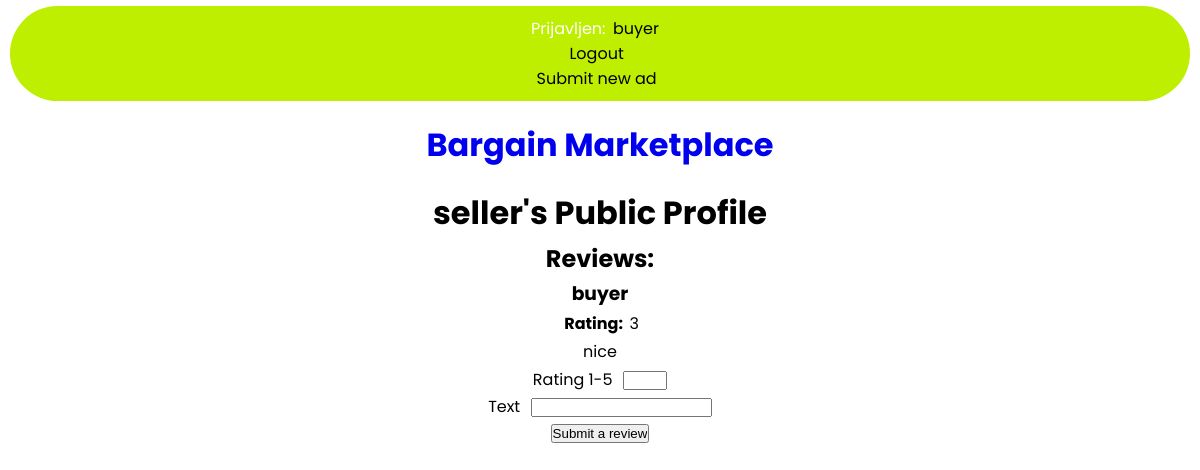
Screenshot of /marketplace/profile/2/ (signed in) with the database file from the repository.
### marketplace/models.py (models this page shows, shortened)
class MarketplaceUser(models.Model):
    user = models.OneToOneField(User, on_delete=models.CASCADE, primary_key = True)
    isSeller = models.BooleanField()
    credits = models.PositiveIntegerField()
    def __str__(self):
        return f"{self.user}"

class Review(models.Model):
    poster = models.ForeignKey(User, on_delete=models.CASCADE)
    seller = models.ForeignKey(MarketplaceUser, on_delete=models.CASCADE)
    rating = models.IntegerField()
    text = models.CharField(max_length=512)

### marketplace/views.py (the view, shortened to what this page needs)
# urls.py: path("profile/<int:user_id>/", profile, name="profile"),
def profile(request, user_id):
    if request.user.is_authenticated:
        clicked_user = get_object_or_404(MarketplaceUser, pk=user_id)
        if clicked_user.isSeller:
            reviews = clicked_user.review_set.all()
            context = {
                'seller': clicked_user,
                'seller_id': user_id,
                'reviews': reviews,
            }
            return render(request, 'marketplace/seller_public_profile.html', context)
        return HttpResponseRedirect(reverse('home'))

### marketplace/templates/marketplace/seller_public_profile.html (shortened to what this page needs)
{% extends 'marketplace/base.html' %}
{% block content %}
    <h1>{{ seller }}'s Public Profile</h1>
    <div class ="rating">
        <h2>Reviews:</h2>
        {% for review in reviews %}
            <h3>{{ review.poster }}</h3>
            <p><b>Rating: </b>{{ review.rating }}</p>
            <p>{{ review.text }}</p>
        {% empty %}
            <p>There are no reviews yet.</p>
        {% endfor %}
        {% if request.user.is_authenticated %}
                <form action="{% url 'marketplace:review' seller_id %}" method="post">
                    <label for ="">Rating 1-5</label>
                    <input type="number" name="rating" min="1" max="5" required> <br>
                    <label for ="">Text</label>
                    <input type="text" name="text" required> <br>
                    <input type="submit" value="Submit a review">
                </form>
                {%else%}
                    <a href="url 'login'">Login</a>
        {% endif %}
    </div>
{% endblock content %}

### marketplace/templates/marketplace/base.html (shortened to what this page needs)
<!DOCTYPE html>
{% load static %}
<html lang="en">
    <head>
        <link rel="stylesheet" type="text/css" href="{% static 'marketplace\css\marketplace.css' %}">
    </head>
    <body>
        <nav>
                {% if request.user.is_authenticated %}
                    Prijavljen: <a href="{% url 'marketplace:profile' request.user.id %}">{{request.user.username}}</a></a>
                    <br>
                    <a href="{% url 'logout' %}">Logout</a>
                    <br>
                    <a href="{% url 'marketplace:new' %}">Submit new ad</a>
                {% else %}
                    <a href="{% url 'login' %}">Login</a>
                    <br>
                    <a href="{% url 'marketplace:register' %}">Register</a>
                {% endif %}
        </nav>
        <h1><a href="/">Bargain Marketplace</a></h1>
        {% block content %}
        {% endblock content %}
    </body>
</html>

### marketplace/static/marketplace/css/marketplace.css (style rules this page uses)
* { margin: 0.2rem; padding: 0; }
body { font-family: 'Poppins', sans-serif; }
html { scroll-behavior: smooth; }
nav { background-color: #beef00; border-radius: 100px; color: #fff; padding: 10px 10px; text-align: center; justify-content: center; align-items: center; }
nav a { color: black; text-decoration: none; margin-right: 10px; align-items: center; }
h1 { text-align: center; margin-top: 20px; color: black; }
h1 a { text-decoration: none; }
.rating { text-align: center; justify-content: center; align-items: center; }

### rows the page displays
MarketplaceUser: user_id.username "seller"
Review: poster "buyer", rating "3", text "nice"

### other values shown
{{ request.user.username }} "buyer"
